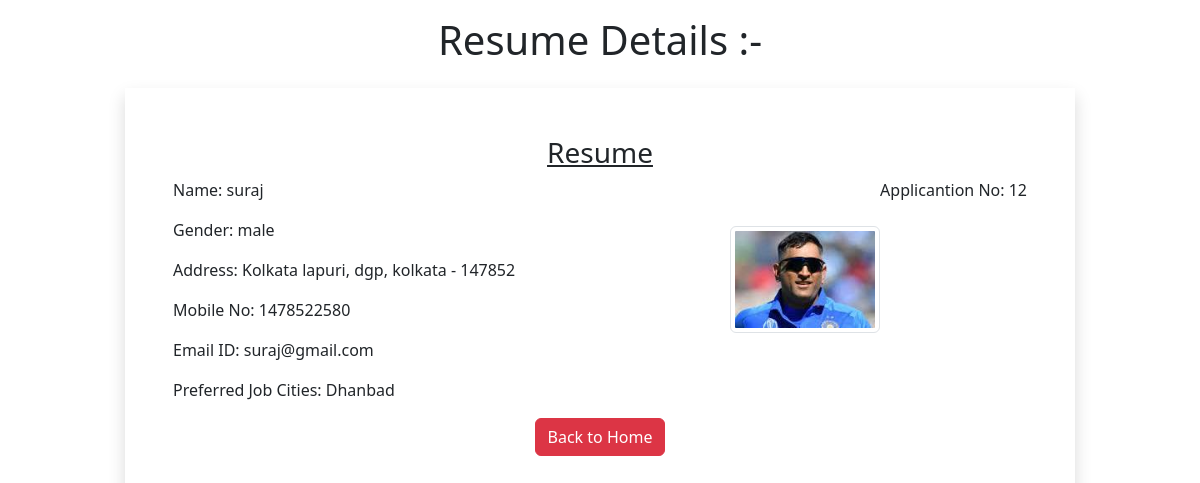
/list/12/, run on the app's committed database.
### app/models.py (models this page shows)
class Resume(models.Model):
    Name=models.CharField(max_length=50)
    Gender=models.CharField(max_length=50)
    Locality=models.CharField(max_length=100)
    City=models.CharField(max_length=50)
    Pin=models.PositiveIntegerField()
    State=models.CharField(max_length=50)
    Mobile_No=models.PositiveIntegerField()
    Email=models.EmailField()
    Job_City=models.CharField(max_length=50)
    Profile_Image=models.ImageField(null=False,blank=False)

### app/views.py (the view)
# urls.py: path('list/<int:pk>/',views.Candidate,name="candidate")
def Candidate(request,pk):
    Details=Resume.objects.get(pk=pk)
    return render(request,"candidate.html",{"Details":Details})

### templates/candidate.html (shortened to what this page needs)
<!doctype html>
<html lang="en">
  <head>
    <link href="https://cdn.jsdelivr.net/npm/bootstrap@5.3.2/dist/css/bootstrap.min.css" rel="stylesheet">
  </head>
  <body>
    <div class="container">
        <h1 class="alert-danger text-center p-3">Resume Details :-</h1>
        <div class="row">
         <div class="col-sm-10 shadow p-5 offset-sm-1">
          <h3 class="text-center"><u>Resume</u></h3>
          <p class="float-end">Applicantion No: {{Details.id}}</p>
          <img src="{{Details.Profile_Image.url}}" alt="" class="img-fluid img-thumbnail float-end mt-5" width="150" height="150">
          <p>Name: {{Details.Name}}</p>
          <p>Gender: {{Details.Gender}}</p>
          <p>Address: {{Details.Locality}}, {{Details.City}}, {{Details.State}} - {{Details.Pin}}</p>
          <p>Mobile No: {{Details.Mobile_No}}</p>
          <p>Email ID: {{Details.Email}}</p>
          <p>Preferred Job Cities: {{Details.Job_City}}</p>
         <div class="text-center">
          <a href={% url 'home' %} class="btn btn-danger">Back to Home</a>
         </div>
         </div>
        </div>
       </div>
  </body>
</html>

### data on the page
Resume: id "12", Profile_Image (picture), Name "suraj", Gender "male", Locality "Kolkata lapuri", City "dgp", State "kolkata", Pin "147852", Mobile_No "1478522580", Email "suraj@gmail.com", Job_City "Dhanbad"
